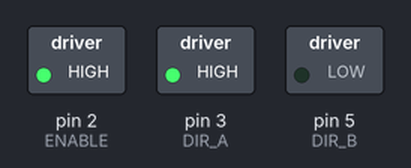
Recording of a sketch running on a simulated Arduino Uno, built with avr-gcc and run on an emulated ATmega328P. Shown: switched loads named in the sketch (green lamp = pin HIGH).

Above: at 0.5 s.
At 2.5 s:
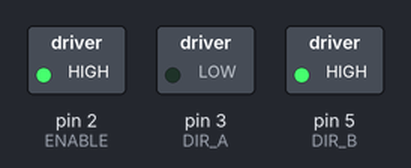
At 3.5 s:
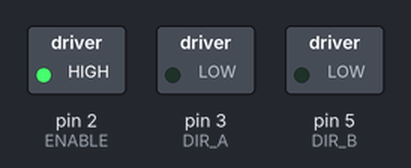
Timing chart, 0 to 4.6 s (numbered marks = the images above):
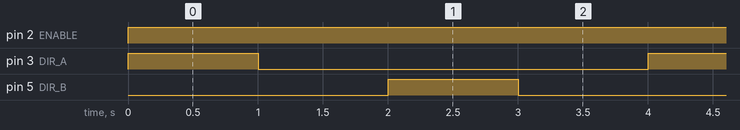

The sketch:

dc-motor.ino
```cpp
const int ENABLE = 2;
const int DIR_A = 3;
const int DIR_B = 5;

void setup()
{
    pinMode(ENABLE,OUTPUT);
    pinMode(DIR_A,OUTPUT);
    pinMode(DIR_B,OUTPUT);
}

void loop()
{
    digitalWrite(ENABLE,HIGH);

  	// forward
    digitalWrite(DIR_A,HIGH);
    digitalWrite(DIR_B,LOW);
    delay(1000);

  	// stop
    digitalWrite(DIR_A,LOW);
    digitalWrite(DIR_B,LOW);
    delay(1000);

  	// backward
    digitalWrite(DIR_A,LOW);
    digitalWrite(DIR_B,HIGH);
    delay(1000);

  	// stop
    digitalWrite(DIR_A,LOW);
    digitalWrite(DIR_B,LOW);
    delay(1000);
}
```

Measured:
- by itself, pin 2 (ENABLE): LOW → HIGH at 0.00 s
- by itself, pin 3 (DIR_A), pin 5 (DIR_B): alternates HIGH for 1.0 s and LOW for 3.0 s
- by itself, everything shown: repeats every 4.0 s, in 4 steps
